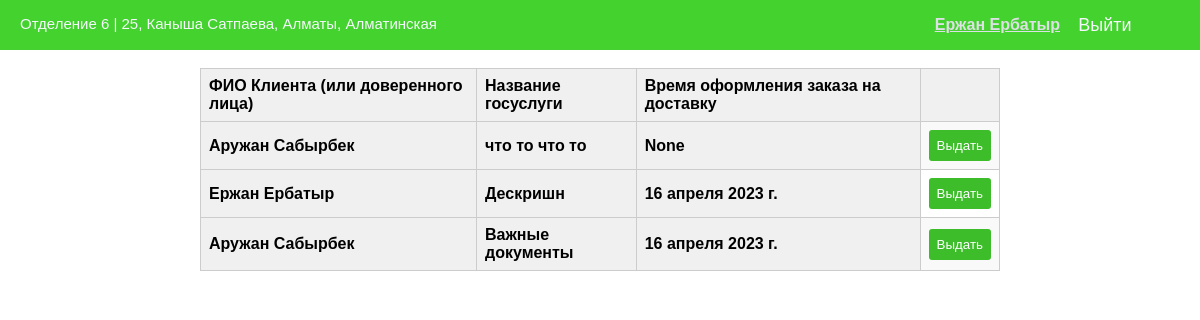
The page /employee/yerzhan.yerbatyr (signed in) on the database its author committed.
### website/models.py (models this page shows, shortened)
class Department(models.Model):
    dep_name = models.CharField(max_length=30)
    address = models.ForeignKey(Address, on_delete=models.CASCADE)

class Address(models.Model):
    oblast = models.CharField(max_length=30) # область
    city = models.CharField(max_length=30)
    street_name = models.CharField(max_length=30, blank = True, null = True)
    house_number = models.CharField(max_length=30, blank = True, null = True)
    apartment_number = models.IntegerField(blank = True, null = True)
    podezd = models.CharField(max_length=30, blank = True, null = True) # подъезд
    corpus = models.CharField(max_length=30, blank = True, null = True)
    floor = models.IntegerField(blank = True, null = True)
    zk_name = models.CharField(max_length=30, blank = True, null = True) # название ЖК
    add_info = models.TextField(blank = True, null = True)
    full_name = models.CharField(max_length=50, blank = True, null = True)
    def __str__(self):
        return self.house_number + ", " + self.street_name + ", " + self.city + ", " + self.oblast

class Order(models.Model):
    client = models.ForeignKey(Client, on_delete=models.CASCADE, related_name='client')
    order_id = models.CharField(max_length = 15, unique=True)
    courier = models.ForeignKey(Courier, on_delete=models.SET_NULL, blank = True, null = True)
    description = models.TextField(max_length=200)
    company_courier = models.ForeignKey(Company, on_delete=models.CASCADE, blank = True, null = True)
    department = models.ForeignKey(Department, on_delete=models.CASCADE)
    status = models.CharField(max_length=30, choices=[("Not ready", "Not ready"),("Ready to hand", "Ready to hand"),
                                                      ("Waiting for courier", "Waiting for courier"), ("In progress", "In progress"), ("Delivered", "Delivered")])
    address = models.ForeignKey(Address, on_delete=models.CASCADE, blank = True, null=True)
    date = models.DateField(blank = True, null = True)
    trustee = models.ForeignKey(Client, on_delete=models.CASCADE, blank=True, null = True, related_name='trustee')

### website/views.py (the view)
# urls.py: path('employee/<str:username>', website.employee_page, name='employee_page'),
@login_required
def employee_page(request, username):
    employee = Employee.objects.get(user__username = username)
    orders = Order.objects.filter(department__dep_name = employee.department_id.dep_name).order_by('date')
    order_info = []
    orders_by_order_id = []
    for order in orders:
        temp = {'order_num': order.order_id, 'client_name': capitalizeFirstLetter(order.client.first_name) + ' ' + capitalizeFirstLetter(order.client.last_name),
                'description': order.description, 'date': order.date}
        orders_by_order_id.append(order.order_id)
        order_info.append(temp)
    data ={
        'orders' : order_info,
        'em_name' : employee.first_name + ' ' +employee.last_name,
        'em_dep' : employee.department_id.dep_name,
        'dep_address' : employee.department_id.address,
        'user' : username,
    }
    return render(request, 'tson.html', data)

### website/views.py (called while the page is built)
def capitalizeFirstLetter(string):
    return string[0]+ string[1:].lower();

### templates/tson.html (shortened to what this page needs)
{%load static%}
<!DOCTYPE html>
<html>
    <head>
        <link rel="stylesheet" href="{% static 'tson_style.css' %}">
    </head>
<body>
    <div class = "header">
        <p class = "Department">{{em_dep}} | {{dep_address}}</p>
        <p class = "Employee_name">{{em_name}}</p>
        <a href="{% url 'logout' %}"><input type = "button" value = "Выйти" class = "header_logout"></a>
    </div>
    <table class="order_table">
        <tr>
            <th>ФИО Клиента (или доверенного лица)</th>
            <th>Название госуслуги</th>
            <th>Время оформления заказа на доставку</th>
            <th></th>
        </tr>
        {% for order in orders %}
        <tr>
            <th>{{ order.client_name }}</th>
            <th>{{ order.description }}</th>
            <th>{{ order.date }}</th>
            <td>
                <a href="http://127.0.0.1:8000/employee/{{user}}/{{order.order_num}}">
                    <input type = "button" value = "Выдать" class = "decline-btn">
                </a>
            </td>
        </tr>s
        {% endfor %}
    </table>
</body>
</html>

### website/static/tson_style.css (style rules this page uses)
body { margin: 0; background-color: #ffffff; font-family: Arial, Helvetica, sans-serif }
.header { margin: 0; position: absolute; top: 0; right: 0; width: 100%; height: 50px; background-color: #44d22e; }
.Department { margin-top: 15px; font-size: 15px; position: absolute; left: 20px; height: 100%; color: #f5f8fc; padding: 0; }
.Employee_name { font-size: 16px; position: absolute; right: 140px; height: 100%; color: #dde0e4; padding: 0; font-weight: bold; text-decoration: underline; }
.header input { font-size: 18px; transition: 0.2s; position: absolute; height: 100%; text-decoration: none; color: #f5f8fc; border: 0; padding: 0; cursor: pointer; background-color: #44d22e; }
.header_logout { top: 0; right: 50px; width: 90px; }
.order_table { margin-top: 50px; border-collapse: collapse; width: 100%; max-width: 800px; font-size: 1rem; margin-left: auto; margin-right: auto; }
.order_table th { text-align: left; background-color: #f0f0f0; padding: 0.5rem; border: 1px solid #ccc; }
.order_table td { padding: 0.5rem; border: 1px solid #ccc; }
.order_table tr:nth-child(2n) { background-color: #f9f9f9; }
.decline-btn { background-color: #3dbd2a; color: #fff; border: none; padding: 0.5rem; border-radius: 3px; cursor: pointer; }

### rows shown on the page
Department: dep_name "Отделение 6"
Address: house_number+street_name+city "25, Каныша Сатпаева, Алматы, Алматинская"
Order: description "что то что то"
Order: description "Дескришн", date "16 апреля 2023 г."
Order: description "Важные документы", date "16 апреля 2023 г."

### other values the page prints
{{ em_name }} "Ержан Ербатыр"
{{ order.client_name }} "Аружан Сабырбек" "Ержан Ербатыр" "Аружан Сабырбек"
{{ order.date }} "None"
